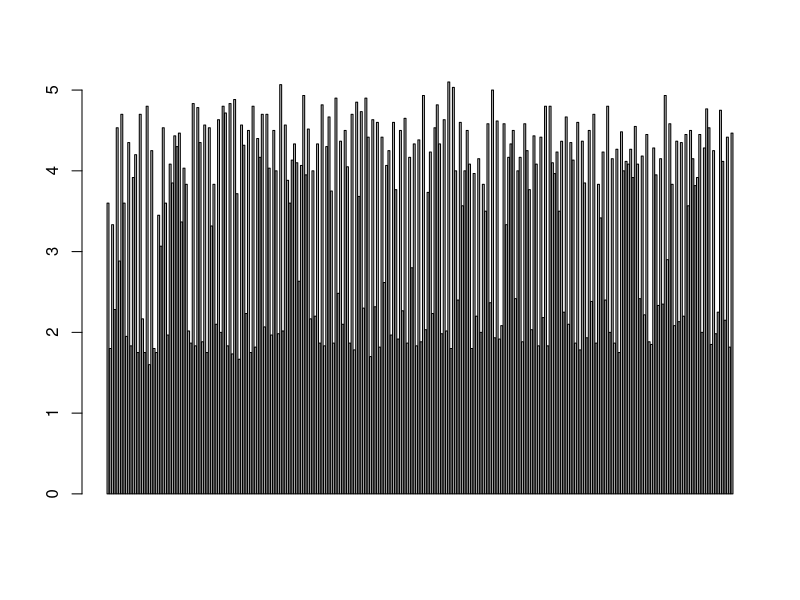
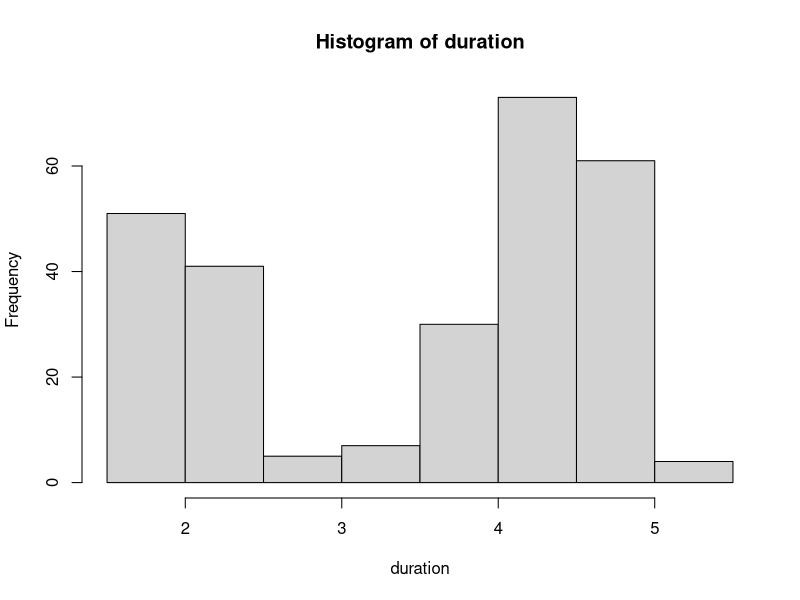
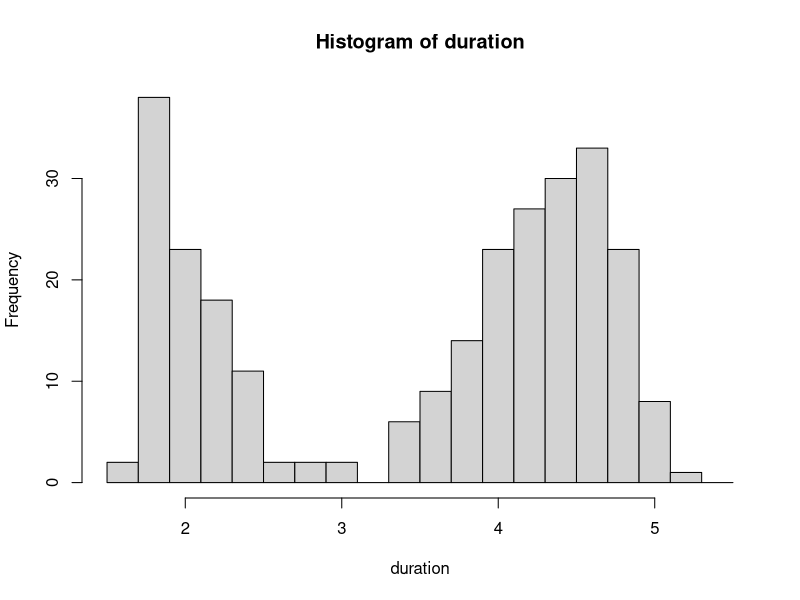

Recreate these plots in R, in order.

# Auflösen von linearem Gleichungssystem

# Koeffizientenmatrix
# [ 3  1 ]
# [ 1 -4 ]
a.mat <- matrix(c(3,1,1,-4), nrow = 2, byrow = TRUE)

# Lösungsmatrix
# [ -7 ]
# [ 3 ]
b.mat <- matrix(c(-7,2), nrow = 2, byrow = TRUE)

# Auflösen
solve(a.mat, b.mat)


# Deskriptive Statistik
head(faithful)

# Nicht sinnvoll
barplot(faithful$eruptions)

# Abkürzen
duration <- faithful$eruptions

# Range bestimmen
range(duration)

# Stops/Breite bestimmen
breaks <- seq(1.5, 5.5, by=.5)

# Auszählen, resp. aufteilen in die Segmente
duration.cut <- cut(duration, breaks, right = FALSE)

# Tabelle erstellen
table(duration.cut)

#cbind(table(duration.cut))

# Histogramm erstellen
hist(duration, right = FALSE)

# Vektoren mitliefern
hist(duration, right = FALSE, breaks = seq(1.5, 5.5, by=.2))


